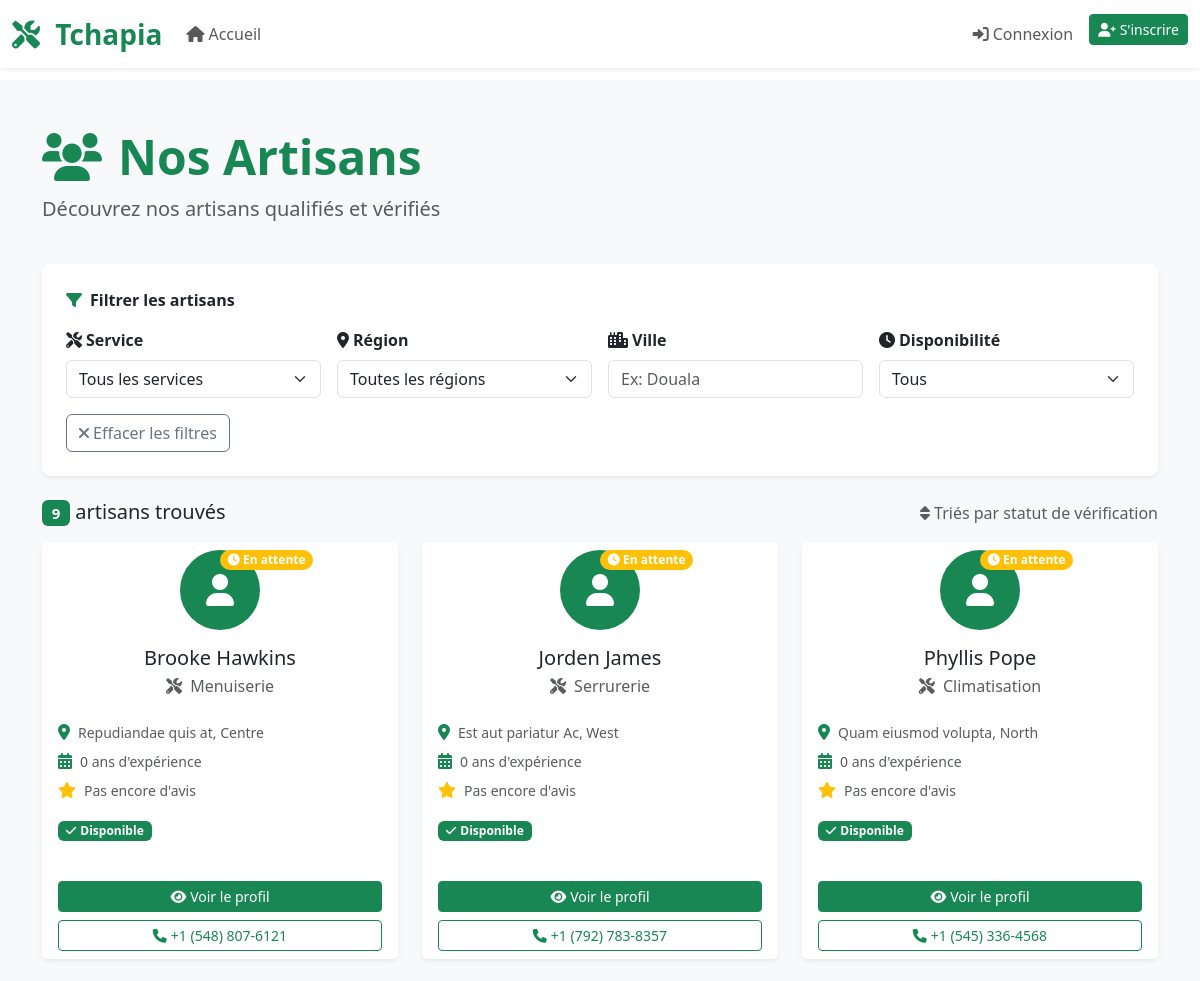
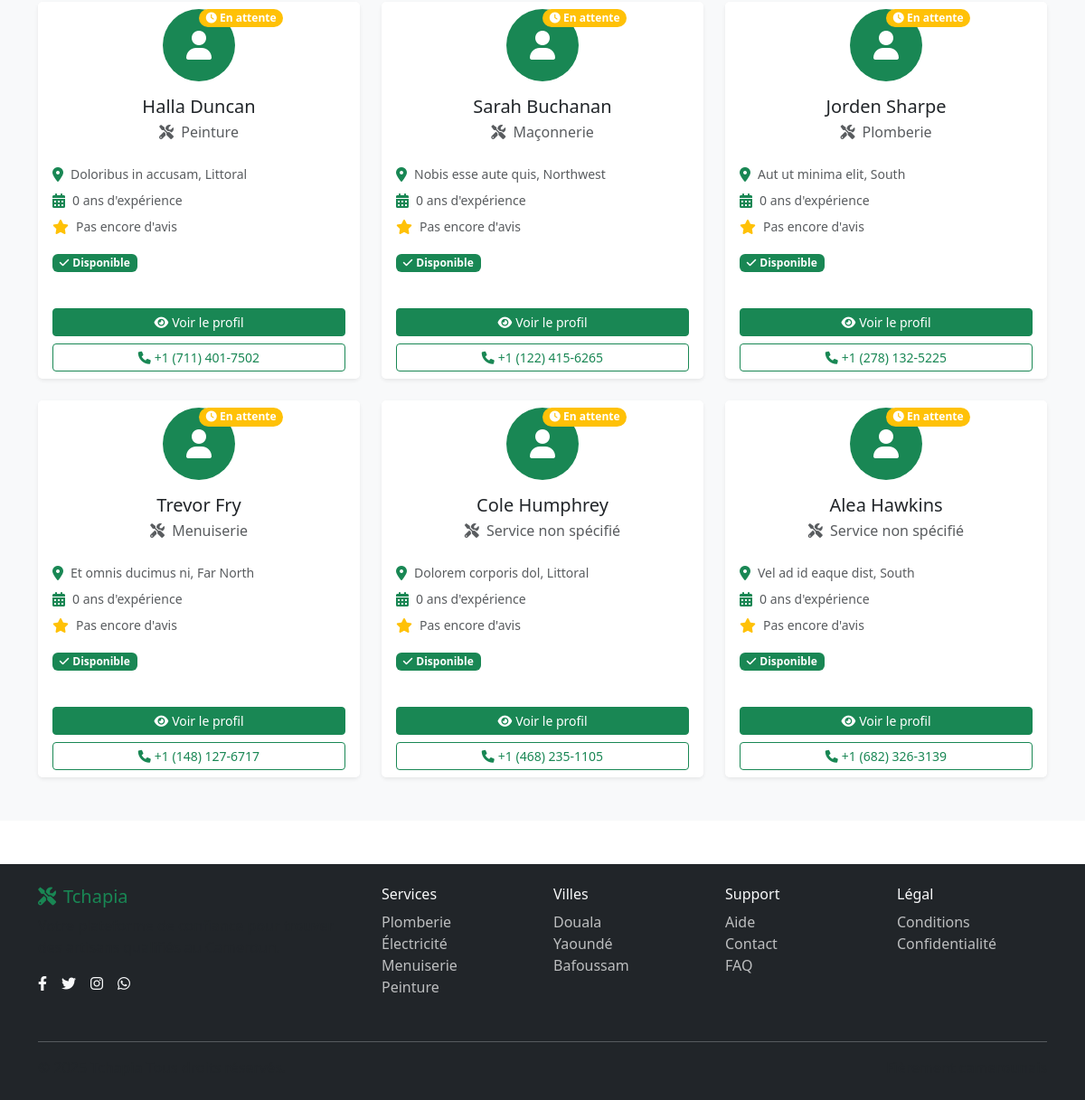
Page /handymen_list/ on the committed database (2 pictures, top to bottom).
### handyman/models.py (models this page shows, shortened)
class Handyman(models.Model):
    user = models.OneToOneField(settings.AUTH_USER_MODEL, on_delete=models.CASCADE, related_name='handyman_profile')
    experience_years = models.PositiveIntegerField(default=0)
    hourly_rate = models.DecimalField(max_digits=8, decimal_places=2, help_text='Rate per hour in XAF', blank=True, null=True)
    skills = models.TextField(help_text='List your skills separated by commas', blank=True, null=True)
    availability = models.BooleanField(default=True)
    verification_status = models.CharField(max_length=20, choices=VERIFICATION_STATUS_CHOICES, default='pending')
    id_card_number = models.CharField(max_length=50, blank=True, null=True)
    id_card_image = models.ImageField(upload_to='id_cards/', blank=True, null=True)
    portfolio_images = models.TextField(blank=True, null=True, help_text='URLs of portfolio images separated by commas')
    created_at = models.DateTimeField(auto_now_add=True)
    updated_at = models.DateTimeField(auto_now=True)
    @property
    def average_rating(self):
        ratings = self.ratings.all()
        if ratings:
            return sum(rating.rating for rating in ratings) / len(ratings)
        return 0
    class Meta:
        db_table = 'handyman_handyman'

### userauths/models.py (models this page shows, shortened)
class User(AbstractUser):
    email = models.EmailField(unique=True)
    phone = models.CharField(max_length=20)
    whatsapp = models.CharField(max_length=20, blank=True, null=True)
    user_type = models.CharField(max_length=20, choices=USER_TYPE, default='customer')
    service = models.CharField(max_length=20, choices=SERVICE_CHOICES, blank=True, null=True)
    bio = models.TextField(blank=True, null=True)
    city = models.CharField(max_length=100)
    region = models.CharField(max_length=20, choices=REGION_CHOICES)
    address = models.TextField(blank=True, null=True)
    profile_picture = models.ImageField(upload_to='profile_pictures/', blank=True, null=True)
    is_active = models.BooleanField(default=True)
    date_joined = models.DateTimeField(auto_now_add=True)
    last_login = models.DateTimeField(auto_now=True)
    USERNAME_FIELD = 'email'
    REQUIRED_FIELDS = ['username', 'phone', 'city', 'region']
    class Meta:
        db_table = 'userauths_user'

### base/views.py (the view)
# urls.py: path('handymen_list/', views.handymen_list_view, name='handymen_list'),
def handymen_list_view(request):
    handymen = handyman_models.Handyman.objects.select_related('user').all()
    service_filter = request.GET.get('service', '')
    region_filter = request.GET.get('region', '')
    city_filter = request.GET.get('city', '')
    availability_filter = request.GET.get('availability', '')
    if service_filter:
        handymen = handymen.filter(user__service=service_filter)
    if region_filter:
        handymen = handymen.filter(user__region=region_filter)
    if city_filter:
        handymen = handymen.filter(user__city__icontains=city_filter)
    if availability_filter == 'available':
        handymen = handymen.filter(availability=True)
    elif availability_filter == 'unavailable':
        handymen = handymen.filter(availability=False)
    handymen = handymen.order_by('verification_status', '-created_at')
    context = {
        "handymen": handymen,
        "current_service": service_filter,
        "current_region": region_filter,
        "current_city": city_filter,
        "current_availability": availability_filter,
        "service_choices": SERVICE_CHOICES,
        "region_choices": REGION_CHOICES,
        "handymen_count": handymen.count(),
    }
    return render(request, "base/handymen_list.html", context)

### templates/base/handymen_list.html (shortened to what this page needs)
{% extends 'partials/base.html' %}
{% block content %}
<section class="py-5 bg-light">
    <div class="container">
        <div class="row mb-4">
            <div class="col-12">
                <h1 class="display-5 fw-bold text-success mb-2">
                    <i class="fas fa-users me-3"></i>Nos Artisans
                </h1>
                <p class="lead text-muted">Découvrez nos artisans qualifiés et vérifiés</p>
            </div>
        </div>
        <div class="bg-white p-4 rounded-3 shadow-sm mb-4">
            <label class="form-label text-dark fw-bold mb-3">
                <i class="fas fa-filter text-success me-2"></i>Filtrer les artisans
            </label>
                <form method="GET" id="filter-form">
                    <div class="row g-3">
                        <div class="col-md-3">
                            <label class="form-label fw-semibold">
                                <i class="fas fa-tools me-1"></i>Service
                            </label>
                            <select name="service" class="form-select" onchange="submitForm()">
                                <option value="">Tous les services</option>
                            </select>
                        </div>
                        <div class="col-md-3">
                            <label class="form-label fw-semibold">
                                <i class="fas fa-map-marker-alt me-1"></i>Région
                            </label>
                            <select name="region" class="form-select" onchange="submitForm()">
                                <option value="">Toutes les régions</option>
                            </select>
                        </div>
                        <div class="col-md-3">
                            <label class="form-label fw-semibold">
                                <i class="fas fa-city me-1"></i>Ville
                            </label>
                            <input type="text" name="city" class="form-control"
                                   placeholder="Ex: Douala" value="{{ current_city }}"
                                   onkeyup="delayedSubmit()">
                        </div>
                        <div class="col-md-3">
                            <label class="form-label fw-semibold">
                                <i class="fas fa-clock me-1"></i>Disponibilité
                            </label>
                            <select name="availability" class="form-select" onchange="submitForm()">
                                <option value="">Tous</option>
                            </select>
                        </div>
                    </div>
                    <div class="row mt-3">
                        <div class="col-12">
                            <a href="{% url 'base:handymen_list' %}" class="btn btn-outline-secondary">
                                <i class="fas fa-times me-1"></i>Effacer les filtres
                            </a>
                        </div>
                    </div>
                </form>
        </div>
        <div class="row mb-3">
            <div class="col-12">
                <div class="d-flex justify-content-between align-items-center">
                    <h5 class="mb-0">
                        <span class="badge bg-success">{{ handymen_count }}</span>
                        artisan{{ handymen_count|pluralize }} trouvé{{ handymen_count|pluralize }}
                    </h5>
                    <div class="text-muted">
                        <i class="fas fa-sort me-1"></i>Triés par statut de vérification
                    </div>
                </div>
            </div>
        </div>
        {% if handymen %}
            <div class="row g-4">
                {% for handyman in handymen %}
                    <div class="col-lg-4 col-md-6">
                        <div class="card h-100 shadow-sm border-0 handyman-card">
                            <div class="card-header bg-white border-0 text-center position-relative">
                                {% if handyman.verification_status == 'verified' %}
                                    <span class="position-absolute badge rounded-pill bg-success">
                                        <i class="fas fa-check"></i> Vérifié
                                    </span>
                                {% elif handyman.verification_status == 'pending' %}
                                    <span class="position-absolute badge rounded-pill bg-warning">
                                        <i class="fas fa-clock"></i> En attente
                                    </span>
                                {% endif %}
                                <div class="mb-3">
                                    {% if handyman.user.profile_picture %}
                                        <img src="{{ handyman.user.profile_picture.url }}"
                                             class="rounded-circle"
                                             width="80" height="80"
                                             style="object-fit: cover;">
                                    {% else %}
                                        <div class="bg-success text-white rounded-circle d-inline-flex align-items-center justify-content-center"
                                             style="width: 80px; height: 80px;">
                                            <i class="fas fa-user fa-2x"></i>
                                        </div>
                                    {% endif %}
                                </div>
                                <h5 class="card-title mb-1">
                                    {{ handyman.user.first_name }} {{ handyman.user.last_name }}
                                </h5>
                                <p class="text-muted mb-0">
                                    <i class="fas fa-tools me-1"></i>
                                    {% if handyman.user.service %}
                                        {{ handyman.user.get_service_display }}
                                    {% else %}
                                        Service non spécifié
                                    {% endif %}
                                </p>
                            </div>
                            <div class="card-body">
                                <div class="d-flex align-items-center mb-2">
                                    <i class="fas fa-map-marker-alt text-success me-2"></i>
                                    <small class="text-muted">
                                        {{ handyman.user.city }}, {{ handyman.user.get_region_display }}
                                    </small>
                                </div>
                                <div class="d-flex align-items-center mb-2">
                                    <i class="fas fa-calendar-alt text-success me-2"></i>
                                    <small class="text-muted">
                                        {{ handyman.experience_years }} an{{ handyman.experience_years|pluralize }} d'expérience
                                    </small>
                                </div>
                                <div class="d-flex align-items-center mb-3">
                                    <i class="fas fa-star text-warning me-2"></i>
                                    <small class="text-muted">
                                        {% if handyman.average_rating > 0 %}
                                            {{ handyman.average_rating|floatformat:1 }}/5
                                            <span class="ms-1">({{ handyman.ratings.count }} avis)</span>
                                        {% else %}
                                            Pas encore d'avis
                                        {% endif %}
                                    </small>
                                </div>
                                <div class="mb-3">
                                    {% if handyman.availability %}
                                        <span class="badge bg-success">
                                            <i class="fas fa-check me-1"></i>Disponible
                                        </span>
                                    {% else %}
                                        <span class="badge bg-secondary">
                                            <i class="fas fa-times me-1"></i>Non disponible
                                        </span>
                                    {% endif %}
                                </div>
                            </div>
                            <div class="card-footer bg-white border-0">
                                <div class="d-grid gap-2">
                                    <button class="btn btn-success btn-sm">
                                        <i class="fas fa-eye me-1"></i>Voir le profil
                                    </button>
                                    <button class="btn btn-outline-success btn-sm">
                                        <i class="fas fa-phone me-1"></i>{{ handyman.user.phone }}
                                    </button>
                                </div>
                            </div>
                        </div>
                    </div>
                {% endfor %}
            </div>
        {% endif %}
    </div>
</section>
{% endblock content %}

### rows in the picture
Handyman: verification_status "pending" (drawn), user.first_name "Brooke", user.last_name "Hawkins", user.service "Menuiserie", user.city "Repudiandae quis at", user.region "Centre", experience_years "0", shows "Pas encore d'avis", availability True (drawn), user.phone "+1 (548) 807-6121"
Handyman: verification_status "pending" (drawn), user.first_name "Jorden", user.last_name "James", user.service "Serrurerie", user.city "Est aut pariatur Ac", user.region "West", experience_years "0", shows "Pas encore d'avis", availability True (drawn), user.phone "+1 (792) 783-8357"
Handyman: verification_status "pending" (drawn), user.first_name "Phyllis", user.last_name "Pope", user.service "Climatisation", user.city "Quam eiusmod volupta", user.region "North", experience_years "0", shows "Pas encore d'avis", availability True (drawn), user.phone "+1 (545) 336-4568"
Handyman: verification_status "pending" (drawn), user.first_name "Halla", user.last_name "Duncan", user.service "Peinture", user.city "Doloribus in accusam", user.region "Littoral", experience_years "0", shows "Pas encore d'avis", availability True (drawn), user.phone "+1 (711) 401-7502"
Handyman: verification_status "pending" (drawn), user.first_name "Sarah", user.last_name "Buchanan", user.service "Maçonnerie", user.city "Nobis esse aute quis", user.region "Northwest", experience_years "0", shows "Pas encore d'avis", availability True (drawn), user.phone "+1 (122) 415-6265"
Handyman: verification_status "pending" (drawn), user.first_name "Jorden", user.last_name "Sharpe", user.service "Plomberie", user.city "Aut ut minima elit", user.region "South", experience_years "0", shows "Pas encore d'avis", availability True (drawn), user.phone "+1 (278) 132-5225"
Handyman: verification_status "pending" (drawn), user.first_name "Trevor", user.last_name "Fry", user.service "Menuiserie", user.city "Et omnis ducimus ni", user.region "Far North", experience_years "0", shows "Pas encore d'avis", availability True (drawn), user.phone "+1 (148) 127-6717"
Handyman: verification_status "pending" (drawn), user.first_name "Cole", user.last_name "Humphrey", shows "Service non spécifié", user.city "Dolorem corporis dol", user.region "Littoral", experience_years "0", shows "Pas encore d'avis", availability True (drawn), user.phone "+1 (468) 235-1105"
Handyman: verification_status "pending" (drawn), user.first_name "Alea", user.last_name "Hawkins", shows "Service non spécifié", user.city "Vel ad id eaque dist", user.region "South", experience_years "0", shows "Pas encore d'avis", availability True (drawn), user.phone "+1 (682) 326-3139"

### other values in the picture
{{ handymen_count }} "9"
